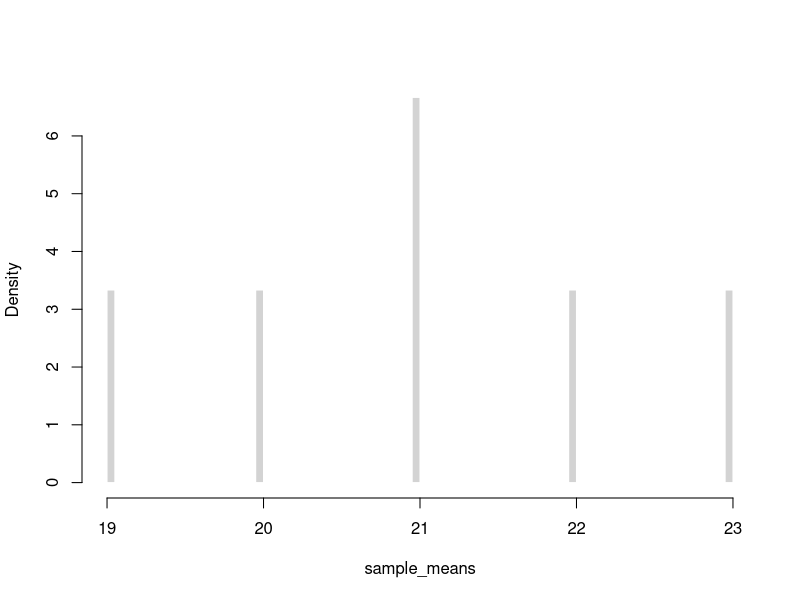
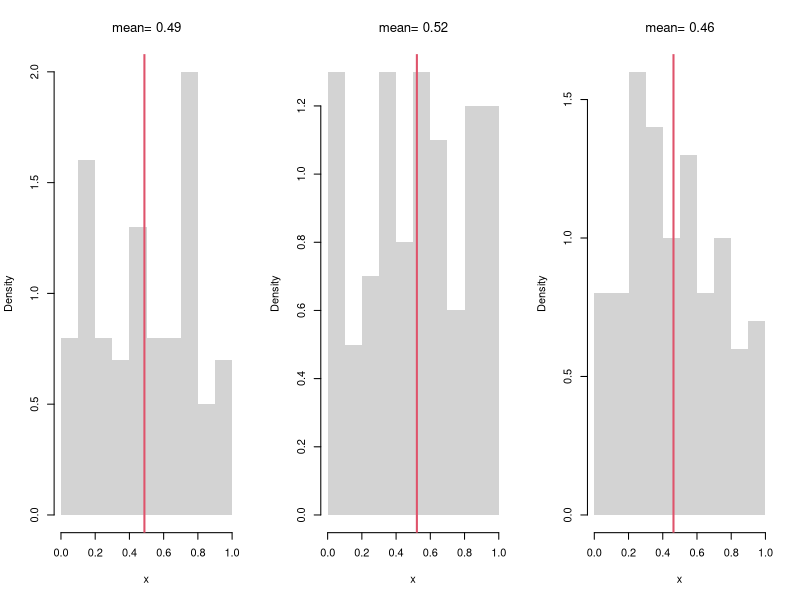
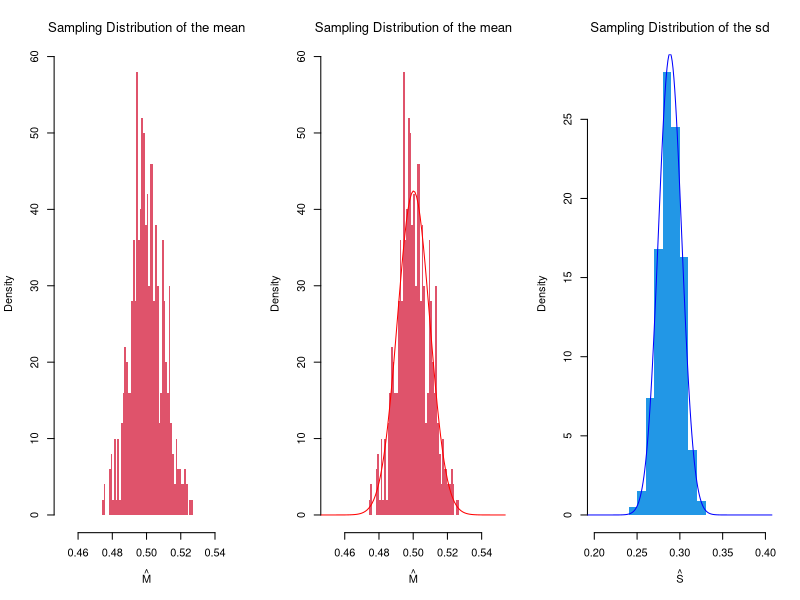
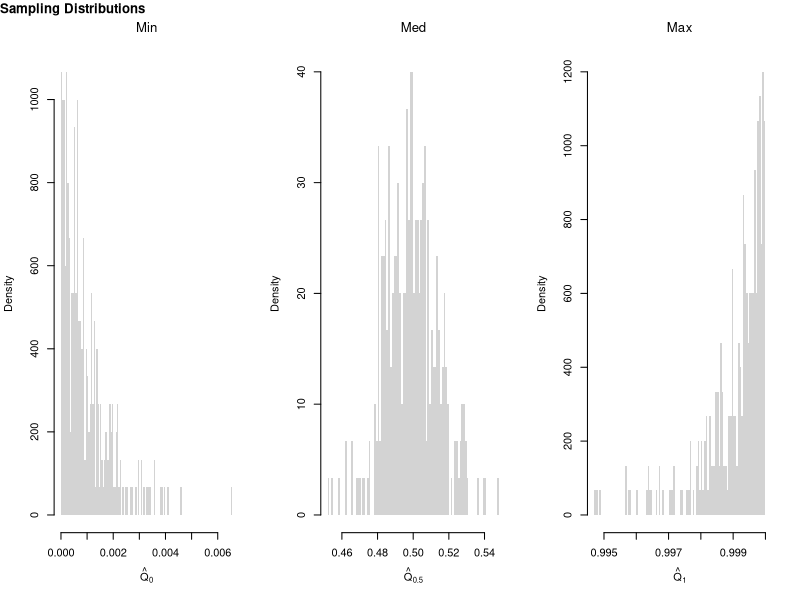
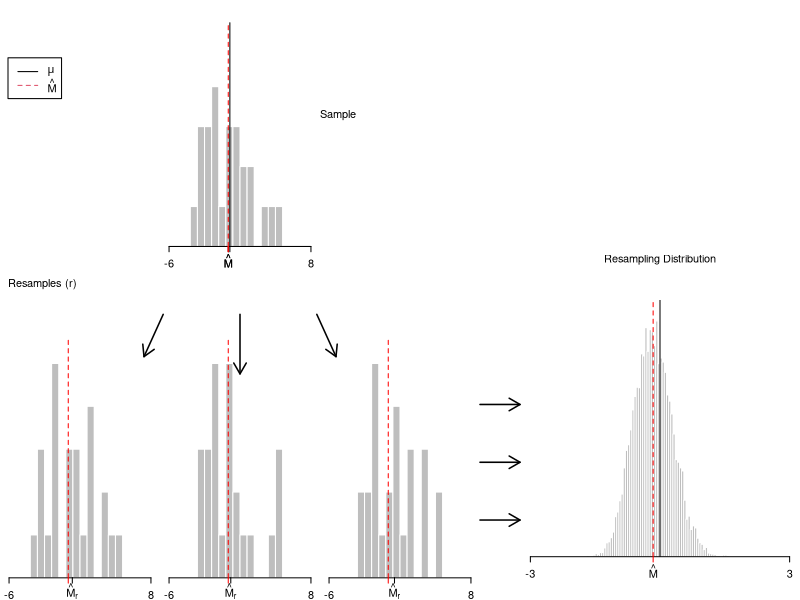
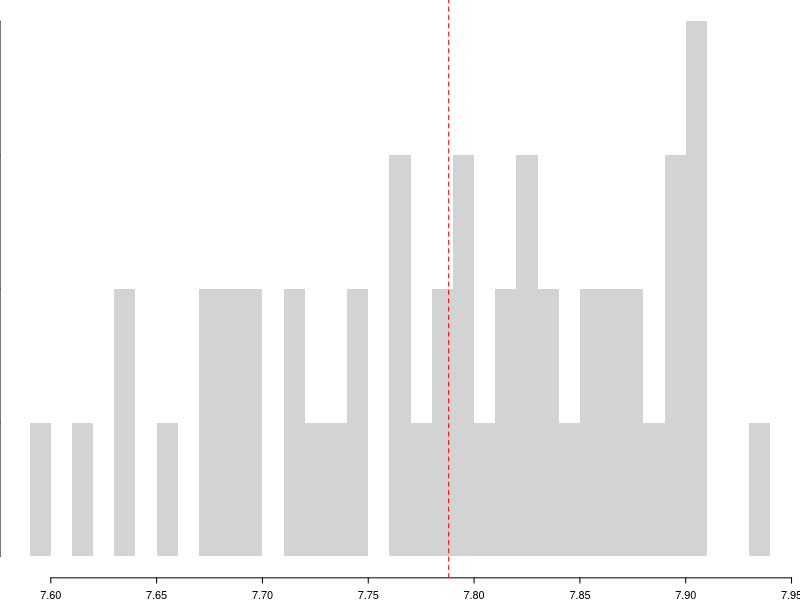
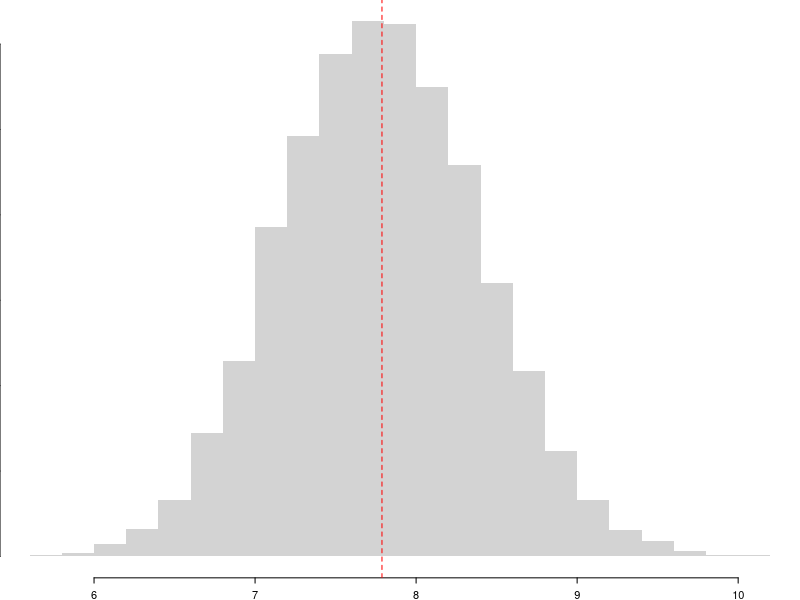
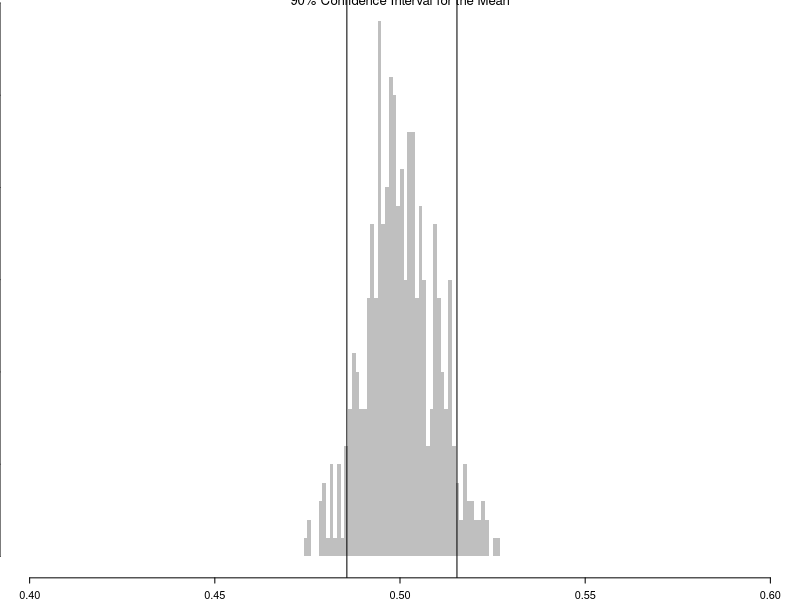

Here is the R script that generated these plots, in order:
## ---- chunk 1
#All possible samples of two from {1,2,3,4}
#{1,2} {1,3}, {3,4}
#{2,3} {2,4}
#{3,4}
choose(4,2)

# Simple random sample (no duplicates, equal probability)
sample(1:4, 2, replace=F)
## ---- chunk 2
#All possible samples of two from an enormous bag of numbers {1,2,3,4}
#{1,1} {1,2} {1,3}, {3,4}
#{2,2} {2,3} {2,4}
#{3,3} {3,4}
#{4,4}

# Simple random sample (duplicates, equal probability)
sample(1:4, 2, replace=T)
## ---- chunk 3
X <- c(18,20,22,24) # Ages for student population
# six possible samples
m1 <- mean( X[c(1,2)] ) #{1,2}
m2 <- mean( X[c(1,3)] ) #{1,3}
m3 <- mean( X[c(1,4)] ) #{3,4}
m4 <- mean( X[c(2,3)] ) #{2,3}
m5 <- mean( X[c(2,4)] ) #{2,4}
m6 <- mean( X[c(3,4)] ) #{3,4}
# sampling distribution
sample_means <- c(m1, m2, m3, m4, m5, m6)
hist(sample_means,
    freq=F, breaks=100,
    main='', border=F)
## ---- chunk 4
# Three Sample Example from infinite population
x1 <- runif(100)
m1 <- mean(x1)
x2 <- runif(100)
m2 <- mean(x2)
x3 <- runif(100)
m3 <- mean(x3)
sample_means <- c(m1, m2, m3)
sample_means

# An Equivalent Approach: fill vector in a loop
sample_means <- vector(length=3)
for(i in seq(sample_means)){
    x <- runif(100)
    m <- mean(x)
    sample_means[i] <- m
}
sample_means
## ---- chunk 5
# Three Sample Example w/ Visual
par(mfrow=c(1,3))
for(b in 1:3){
    x <- runif(100) 
    m <-  mean(x)
    hist(x,
        breaks=seq(0,1,by=.1), #for comparability
        freq=F, main=NA, border=NA)
    abline(v=m, col=2, lwd=2)
    title(paste0('mean= ', round(m,2)),  font.main=1)
}
## ---- chunk 6
# Many sample example
sample_means <- vector(length=500)
for(i in seq_along(sample_means)){
    x <- runif(1000)
    m <- mean(x)
    sample_means[i] <- m
}
hist(sample_means, 
    breaks=seq(0.45,0.55,by=.001),
    border=NA, freq=F,
    col=2, font.main=1, 
    xlab=expression(hat(M)),
    main='Sampling Distribution of the mean')
## ---- chunk 7
# LLLN example
m_LLLN <- mean(sample_means)
round(m_LLLN, 3)
## ---- chunk 8
hist(sample_means,
    breaks=seq(0.45,0.55,by=.001),
    border=NA, freq=F,
    col=2, font.main=1,
    xlab=expression(hat(M)),
    main='Sampling Distribution of the mean')
    
## Approximately normal?
mu <- mean(sample_means)
mu_sd <- sd(sample_means)
x <- seq(0.1, 0.9, by=0.001)
fx <- dnorm(x, mu, mu_sd)
lines(x, fx, col='red')
## ---- chunk 9
# CLT example of the "sd" statistic
sample_sds <- vector(length=1000)
for(i in seq_along(sample_sds)){
    x <- runif(100) # same distribution
    s <- sd(x) # different statistic
    sample_sds[i] <- s
}
hist(sample_sds,
    breaks=seq(0.2,0.4,by=.01),
    border=NA, freq=F,
    col=4, font.main=1,
    xlab=expression(hat(S)),
    main='Sampling Distribution of the sd')

## Approximately normal?
mu <- mean(sample_sds)
mu_sd <- sd(sample_sds)
x <- seq(0.1, 0.9, by=0.001)
fx <- dnorm(x, mu, mu_sd)
lines(x, fx, col='blue')

# Try another function, such as
my_function <- function(x){ diff(range(exp(x))) }

# try another random variable, such as rexp(100) instead of runif(100)
## ---- chunk 10
# Create 300 samples, each with 1000 random uniform variables
x_samples <- matrix(nrow=300, ncol=1000)
for(i in seq(1,nrow(x_samples))){
    x_samples[i,] <- runif(1000)
}
# Each row is a new sample
length(x_samples[1,])

# Compute min, median, and max for each sample
x_mins <- apply(x_samples, 1, quantile, probs=0)
x_meds <- apply(x_samples, 1, quantile, probs=.5)
x_maxs <- apply(x_samples, 1, quantile, probs=1)

# Plot the sampling distributions of min, median, and max
# Median looks normal. Maximum and Minumum do not!
par(mfrow=c(1,3))
hist(x_mins, breaks=100, main='Min', font.main=1,
    xlab=expression(hat(Q)[0]), border=NA, freq=F)
hist(x_meds, breaks=100, main='Med', font.main=1,
    xlab=expression(hat(Q)[0.5]), border=NA, freq=F)
hist(x_maxs, breaks=100, main='Max', font.main=1,
    xlab=expression(hat(Q)[1]), border=NA, freq=F)
title('Sampling Distributions', outer=T, line=-1, adj=0)
## ---- chunk 11
sample_dat <- USArrests[,'Murder']
sample_mean <- mean(sample_dat)
sample_mean
## ---- chunk 12
# Generate Non-normal Data, from Hesterberg (2015)

# Population is 50% N(-2, 1) and 50% N(2, 4)
populationMean <- c(-2, 2)
populationVar <- c(1, 4)

# Generate samples from population
rPopulation <- function(n){
  # Which distribution is each observation coming from
  di <- sample(1:2, size=n, replace=TRUE, prob=c(.5,.5))
  rnorm(n, mean=populationMean[di], sd=sqrt(populationVar)[di])
}

# Compute Sample Mean
n <- 25
set.seed(2)
sample_dat <- rPopulation(n)
sample_mean <- mean(sample_dat)
## ---- chunk 13
# Plot Bootstrap Mean
# Modified from Hesterberg (2015)

#### Some parameters for figure layout.
divideX <- c(.6, .65)
divideY <- c(0, .32, .33, .65, .70, 1)
useFraction <- .9
Fraction2 <- 0:1 + c(1, -1) * (1-useFraction)/2
rescaleY <- function(x) (x-.33)/.67
divideY3 <- (c(NA, NA, .33, .65, .70, 1) - .33)/.67

PlotSample <- function(data,
    lineMu=TRUE,
    star=FALSE,
    lineM=NULL,
    col="gray"){
  # lineMu: logical, add a vertical line at mu
  # star:  logical, label with xbar* instead of xbar
  # lineM: NULL or numeric; add a vertical line there

  hist(data, breaks=seq(-6, 8, length=21), col=col,
       probability=TRUE, axes=FALSE, new=FALSE, border=0,
       xlab="", xlim=c(-6, 8), ylim=c(0, .351),
       xaxs="i", yaxs="i", main="")
  axis(side=1, at=c(-6, 8))
  axis(side=1, at=mean(data),
       if(star) expression(hat(M)[r]) else expression(hat(M)))
  if(lineMu) {
    segments(mean(populationMean), y0=0, y1=.32)
    axis(side=1, at=mean(populationMean), "")
  }
  if(length(lineM)) {
    segments(lineM, y0=0, y1=.32, col="red", lty=2)
    axis(side=1, at=lineM, "", col="red")
  }
  invisible(NULL)
}

### Plot sample (as substitute for population)
par(fig=c(divideX[1] * (1/3 + 1/3 * Fraction2), divideY3[5:6]),
    mar=.1 + c(2, 0, 0, 0), mex=.8)
PlotSample(sample_dat, lineM=sample_mean)
axis(1, sample_mean, expression(hat(M)), col="red")

### Bootstrap samples
set.seed(2)  ## Cherry Pick Some Good Ones
B <- lapply(1:20, function(b) { sample(sample_dat, replace=T) })
temp <- lapply(B, hist, breaks=seq(-6, 8, length=21), plot=F)
Bii <- which(sapply(temp, function(x) max(x[['counts']])) <= 5)
## Plot the Cherries
par(fig=c(divideX[1] * (0/3 + 1/3*Fraction2), divideY3[3:4]), new=T)
PlotSample(B[[Bii[1]]], sample_mean, lineMu=F, star=T)
par(fig=c(divideX[1] * (1/3 + 1/3*Fraction2), divideY3[3:4]), new=T)
PlotSample(B[[Bii[3]]], sample_mean, lineMu=F, star=T)
par(fig=c(divideX[1] * (2/3 + 1/3*Fraction2), divideY3[3:4]), new=T)
PlotSample(B[[Bii[2]]], sample_mean, lineMu=F, star=T)

### Bootstrap Distribution
par(fig=c(divideX[2], 1, 0, .5), new=T)
par(mar=c(4.1, 0, 0, 0))
set.seed(2)
Bmeans <- sapply(1:9999, function(b) {
    dat_b <- sample(sample_dat, replace=T) # c.f. jackknife
    mean(dat_b)
})
hist(Bmeans, xlim=c(-3, 3), ylim=c(0, 1), breaks=61, border=0,
     axes=F, col="gray", freq=F, main="", yaxs="i",
     xlab="", ylab="")
abline(v=sample_mean, col="red", lty=2)
abline(v=mean(populationMean))
axis(1, c(-3, 3))
axis(1, at=sample_mean, expression(hat(M)), col="red")
#axis(3, at=mean(populationMean), expression(mu))

### Arrows
par(mar=c(2.1, 0, 0, 0))
par(fig=c(0, 1, 0, 1), usr=c(0, 1, 0, 1))
arrows(lwd=1.5, length=.125,
       x0=divideX[1] * (.29 + .42 * ppoints(5)[c(1,3,5)]),
       x1=divideX[1] * seq(.3, .7, length=3),
       y0=rescaleY(divideY[4:5] %*% c(.2, .77)) - .05,
       y1=rescaleY(divideY[4] - c(.6, 1, .6)*(divideY[5]-divideY[4])) - .05)
arrows(divideX[1], c(.1, .2, .3), length=.125, divideX[2], lwd=1.5)

### Text
text(.4, .8, adj=0, 'Sample')
text((divideX[2]+1)/2, .55, adj=.5, 'Resampling Distribution')
text(0.01, divideY3[4]+.03, adj=0, "Resamples (r)")
legend(.01, .9, lty=1:2, col=1:2, legend=expression(mu, hat(M)))
## ---- chunk 14
sample_dat <- USArrests[,'Murder']
sample_mean <- mean(sample_dat)

# Jackknife Estimates
n <- length(sample_dat)
jackknife_means <- vector(length=n)
for(i in seq_along(jackknife_means)){
    dat_noti <- sample_dat[-i]
    mean_noti <- mean(dat_noti)
    jackknife_means[i] <- mean_noti
}
hist(jackknife_means, breaks=25,
    border=NA, freq=F,
    main='', xlab=expression(hat(M)[-i]))
abline(v=sample_mean, col='red', lty=2)
## ---- chunk 15
# Bootstrap estimates
bootstrap_means <- vector(length=9999)
for(b in seq_along(bootstrap_means)){
    boot_id <- sample(1:n, replace=T)
    dat_b  <- sample_dat[boot_id] # c.f. jackknife
    mean_b <- mean(dat_b)
    bootstrap_means[b] <-mean_b
}

hist(bootstrap_means, breaks=25,
    border=NA, freq=F,
    main='', xlab=expression(hat(M)[b]))
abline(v=sample_mean, col='red', lty=2)
## ---- chunk 16
# theoretical probabilities
x <- c(0,1)
x_probs <- c(1/4, 3/4)
# sample draws
coin_sample <- sample(x, prob=x_probs, 1000, replace=T)
Fhat <- ecdf(coin_sample)

x_probs_boot <- c(Fhat(0), 1-Fhat(0))
x_probs_boot # approximately the theoretical value
coin_resample <- sample(x, prob=x_probs_boot, 999, replace=T)
# any draw from here is almost the same as the original process
## ---- chunk 17
sd(sample_dat) # standard deviation
sd(bootstrap_means) # standard error
## ---- chunk 18
# Create 300 samples, each with 1000 random uniform variables
x_samples <- matrix(nrow=300, ncol=1000)
for(i in seq(1,nrow(x_samples))){
    x_samples[i,] <- runif(1000)
}

# Middle 90%
mq <- quantile(sample_means, probs=c(.05,.95))
paste0('we are 90% confident that the mean is between ', 
    round(mq[1],2), ' and ', round(mq[2],2) )

hist(sample_means,
    breaks=seq(.4,.6, by=.001), 
    border=NA, freq=F,
    col=rgb(0,0,0,.25), font.main=1,
    main='90% Confidence Interval for the Mean')
abline(v=mq)
## ---- chunk 19
## Sample Quantiles (medians)
sample_quants <- apply(x_samples, 1, quantile, probs=0.5)

# Middle 90% of estimates
mq <- quantile(sample_quants, probs=c(.05,.95))
paste0('we are 90% confident that the median is between ', 
    round(mq[1],2), ' and ', round(mq[2],2) )

hist(sample_quants,
    breaks=seq(.4,.6, by=.001),
    border=NA, freq=F,
    col=rgb(0,0,0,.25), font.main=1,
    main='90% Confidence Interval for the Median')
abline(v=mq)
## ---- chunk 20
X <- c(18,20,22,24) #student ages
# six possible samples of size 2
m1 <- mean( X[c(1,2)] ) #{1,2}
m2 <- mean( X[c(1,3)] ) #{1,3}
m3 <- mean( X[c(1,4)] ) #{3,4}
m4 <- mean( X[c(2,3)] ) #{2,3}
m5 <- mean( X[c(2,4)] ) #{2,4}
m6 <- mean( X[c(3,4)] ) #{3,4}
means_2 <- c(m1, m2, m3, m4, m5, m6)
sd(means_2)

# four possible samples of size 3
m1 <- mean( X[c(1,2,3)] ) 
m2 <- mean( X[c(1,2,4)] ) 
m3 <- mean( X[c(1,3,4)] ) 
m4 <- mean( X[c(2,3,4)] ) 
means_3 <- c(m1, m2, m3, m4)
sd(means_3)
## ---- chunk 21
# Boot CI
boot_ci <- quantile(bootstrap_means, probs=c(.025, .975))
boot_ci

# Jack CI
jack_ci <- quantile(jackknife_means, probs=c(.025, .975))
jack_ci

# more conservative estimate
ci <- boot_ci
## ---- chunk 22
boot_se <- sd(bootstrap_means)

theory_se <- sd(sample_dat)/sqrt(n)

c(boot_se, theory_se)
## ---- chunk 23
B <- 1000 # number of bootstrap samples
Nseq <- seq(1,100, by=1) # different sample sizes

SE <- vector(length=length(Nseq))
for(n in Nseq){
    sample_statistics_n <- vector(length=B)
    for(b in seq(1,B)){
        x_b <- rnorm(n) # Sample of size n
        x_stat_b <- quantile(x_b, probs=.4) # Stat of interest
        sample_statistics_n[b] <- x_stat_b
    }
    se_n <- sd(sample_statistics_n) # How much the stat varies across samples
    SE[n] <- se_n
}


plot(Nseq, SE, pch=16, col=grey(0,.5),
    ylab='standard error', xlab='sample size')

#plot(Nseq[-1], abs(diff(SE)), pch=16, col=grey(0,.5),
#    main='Marginal Gain', font.main=1,
#    ylab='decrease in standard error', xlab='sample size')
## ---- chunk 24
# Confidence Interval for each sample
xq <- apply(x_samples, 1, function(r){ #theoretical se's 
    mean(r) + c(-1,1)*sd(r)/sqrt(length(r))
})
# First 4 interval estimates
xq[,1:4]

# Explicit calculation
mu_true <- 0.5 # theoretical result for x_samples ~ uniform
# Logical vector: whether the true mean is in each CI
covered <- mu_true >= xq[1, ] & mu_true <= xq[2, ]
# Empirical coverage rate
coverage_rate <- mean(covered)
cat(sprintf("Estimated coverage probability: %.2f%%\n", 100 * coverage_rate))

# Theoretically: [-1 sd, +1 sd] has 2/3 coverage
# Change to [-2 sd, +2 sd] to see Precision-Accuracy tradeoff.
## ---- chunk 25
# Visualize first 100 confidence intervals
N <- 100
plot.new()
plot.window(xlim = range(xq), ylim = c(0, N))
for (i in 1:N) {
  col_i <- if (covered[i]) rgb(0, 0, 0, 0.3) else rgb(1, 0, 0, 0.5)
  segments(xq[1, i], i, xq[2, i], i, col = col_i, lwd = 2)
}
abline(v = mu_true, col = "blue", lwd = 2)
axis(1)
title("Visualizing CI Coverage (Red = Missed)", font.main=1)
